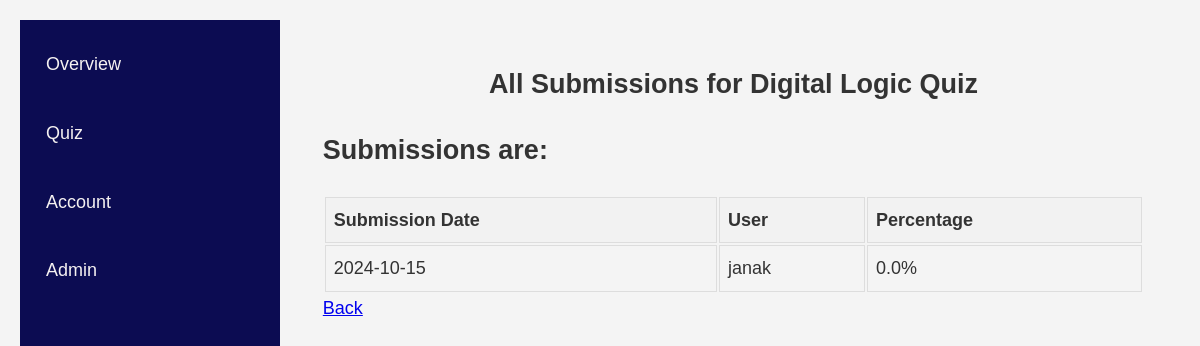
/organization/quiz/4 (signed in), run on the app's committed database.
### dashboard/models.py (models this page shows, shortened)
class Quiz(models.Model):
    title = models.CharField(max_length=255)
    description = models.TextField(blank=True)
    organization = models.ForeignKey('users.OrganizationUser', on_delete=models.CASCADE, related_name='quizzes',default=1)
    updated_at = models.DateTimeField(auto_now=True)
    questions = models.ManyToManyField('Question',blank=True)
    class Meta:
        verbose_name = "Quiz"
        verbose_name_plural = "Quizzes"

class Submission(models.Model):
    user = models.ForeignKey('users.StudentUser',on_delete=models.CASCADE)
    quiz = models.ForeignKey(Quiz, on_delete=models.PROTECT)
    correctsubmission = models.IntegerField(validators=[MinValueValidator(0)])
    timestamp = models.DateTimeField(auto_now=True)

### organization/views.py (the view)
# urls.py: path("quiz/<int:quiz_id>",views.submission,name="osubmission")
@login_required
@user_passes_test(check_organization)
def submission(request,quiz_id):
    quiz = Quiz.objects.get(id=quiz_id)
    valid_submissions = Submission.objects.filter(quiz=quiz).order_by("-timestamp")
    percentages = []
    for submission in valid_submissions:
        correct_score = submission.correctsubmission
        total_questions = submission.quiz.questions.count()
        percentage = correct_score / total_questions * 100
        percentages.append(percentage)
    return render(request, 'organization/submissions.html', {
        'sub_per':zip(valid_submissions,percentages),
        'valid_submissions': valid_submissions,
        'percentages': percentages,
        'quiztitle':quiz.title
    })

### organization/views.py (called while the page is built)
def check_organization(user):
    return OrganizationUser.objects.get(username=user.username).user_type == "organization"

### organization/templates/organization/submissions.html (shortened to what this page needs)
{% extends "organizationbase.html" %}
{% load static %}
{% block stylesheets %}
<link rel="stylesheet" href="{% static 'dashboard/dashboard.css' %}">
{% endblock %}
{% block content %}
    <section class="about">
        <h1>All Submissions for {{quiztitle}}</h1>
        {% if valid_submissions %}
            <h2>Submissions are: </h2>
            <table class="submission-table">
                <thead>
                    <tr>
                        <th>Submission Date</th>
                        <th>User</th>
                        <th>Percentage</th>
                    </tr>
                </thead>
                <tbody>
                    {% for sub, percent in sub_per %}
                        <tr>
                            <td>{{sub.timestamp|date:"Y-m-d"}}</td>
                            <td>{{sub.user.username}}</td>
                            <td>{{ percent }}%</td>
                        </tr>
                    {% endfor %}
                </tbody>
            </table>
        {% else %}
            <p>No submissions found for this quiz.</p>
        {% endif %}
        <a href="{% url "oquiz" %}">Back</a>
    </section>
{% endblock %}

### static/studentbase.css (style rules this page uses)
body { font-family: 'Arial', sans-serif; font-size: large; line-height: 1.6; color: #333; margin: 0 auto; padding: 20px; background-color: #f4f4f4; }

### dashboard/static/dashboard/dashboard.css (style rules this page uses)
section.about { padding: 20px; }
h1 { text-align: center; }
table.submission-table { width: 100%; }
th, td { border: 1px solid #ddd; padding: 8px; text-align: left; }
th { background-color: #f2f2f2; }

### data on the page
Quiz: title "Digital Logic Quiz"
Submission: timestamp "2024-10-15", user.username "janak", percent "0.0"
